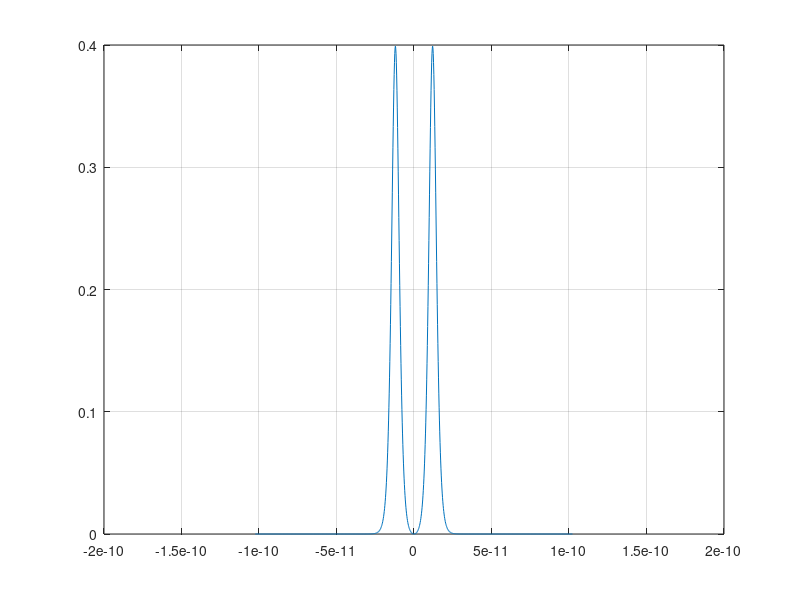

Reproduce this figure in MATLAB. (Note: this script raises an error after producing the figure.)
%%%%%%%%%%%%%%%%%%%%%%%%%%%%%%%%%%%%%%%%%%%%%%%%%%%%%%%%%%%%%%
% S O L I T O N O P T I C A L C O M M U N I C A T I O N S %
%
%
% global h0
% Gaussianpairs.m
clear;
close all
clc;
global Ts; % sampling period
global Fcar; % carrier frequency (optical frequency)
global Vw;
global w;
global tstep;
% cla reset
h0 = figure(1);

c_const = 3e8 ;
ng = 1.47;
lamda = 1.550e-6 ;
% =======================================================
% Fiber parameters
Length_SMF = 65; % Length of a span in meter
nz = Length_SMF/100;
alpha_indB = 0.0*1e-3; % attenuation (dB/km) --> dB/m
D_SMF = 1*17e-6; % GVD (ps/nm.km); if anomalous dispersion(for compensation),D is negative
n2_SMF = 1*2.6e-20; % nonlinear index (m^2/W)
Aeff_SMF = 55e-12; % effective area (m^2)
% Slope Dispersion
S_SMF = 0.06e3; % ps/(nm^2.km) in SI unit
% CALCULATED QUANTITIES of SMF
alpha_loss_SMF = 1*log(10)*alpha_indB/10; % alpha (1/m)
beta2_SMF = -D_SMF*lamda^2/(2*pi*c_const); % beta2 (ps^2/km);
% -----------------------------------------------------
% beta 3 can be calculated from the Slope Dispersion (S) as follows:]
beta3_SMF = (S_SMF - (4*pi*c_const/(lamda^3))*beta2_SMF)/ ...
((2*pi*c_const/(lamda^2))^2);
% -------------------------------------------------------
gamma_SMF = 2*pi*n2_SMF/(lamda*Aeff_SMF); % nonlinearity coefficient (km^-1.W^-1)
% =======================================================
% filter bandwidth
lamda3dB = 4.8e-9 % 1.2e-9; % 1.2nm
f3dB = lamda3dB*(1e11/0.8e-9); % Hz
% Amplifier parameters:
GssdB = 60; % (dB)
PoutsatdB = 36; % (dBm)
NF = 8; % (dB)
% EDF fiber parameters
Length_EDF = 50; % Length of a span in meter
alpha_indB = 0.0*1e-3; % attenuation (dB/km) --> dB/m
D_EDF = -7e-6; % GVD (ps/nm.km); if anomalous dispersion(for compensation),D is negative
n2_EDF = 1*2.6e-20; % nonlinear index (m^2/W)
Aeff_EDF = 45e-12; % effective area (m^2)
% Slope Dispersion
S_EDF = 0.06e3; % ps/(nm^2.km) in SIunit
% CALCULATED QUANTITIES of EDF
alpha_loss_EDF = 1*log(10)*alpha_indB/10; % alpha (1/m)
beta2_EDF = -D_EDF*lamda^2/(2*pi*c_const) % beta2 (ps^2/km);
% -----------------------------------------------------
% beta 3 can be calculated from the Slope Dispersion (S) as follows:]
beta3_EDF = (S_EDF - (4*pi*c_const/(lamda^3))*beta2_EDF)/ ...
((2*pi*c_const/(lamda^2))^2);
% -------------------------------------------------------
gamma_EDF = 2*pi*n2_EDF/(lamda*Aeff_EDF); % nonlinearity coefficient (km^-1.W^-1)
% =======================================================
% Average parameters
% Loss
loss = 8; % dB
atten = 1/10^(loss/20);
% to test dispersion let TotDisp=-2e-6, SegNum=2.5*Zo/h
% run again with U1 removed and TotDisp=2e-6
Length_total = Length_SMF+Length_EDF;
TotDisp = (D_SMF*Length_SMF+D_EDF*Length_EDF)/Length_total;
% TotDisp = 17*1e-6 ;

ro = 3e-6 ;
n2 = 3.2*1e-20 ;
Beta2 = -(TotDisp*lamda^2)/(2*pi*c_const);
Beta3 = 0 ;
Gamma = (gamma_SMF*Length_SMF+gamma_EDF*Length_EDF)/Length_total ;
% Gamma = (2*pi*n2)/(lamda*pi*ro^2) ;
alphadB = 0;
Alpha=log(10)*alphadB/(10*1000); % = field loss per meter
% =======================================================
% modulator parameters
Vpi = 6; % Volt
Vbias = 0; % Volt
Vm = 4.5; % Volt
m = Vm/Vpi; % modulation index
fm = 1e9;% modulation frequency
p0 = 2*pi/2;
% =======================================================
% Soliton pulse parameters
Norder = 1; % Order of soliton
Tfwhm = 5.4e-12;
To = Tfwhm/1.665; % Pulsewidth of gaussian
Tb = 24e-12; % Pulses distance
teta = 1*pi/2; % Relative phase difference between 2 solitons
r = 1; % Amplitude ratio
Ci = 0; % Chirping factor of pulse
qo = Tb/2/To % Space between 2 solitons
Ld = To^2/abs(Beta2)
Zo = pi*Ld/2 ;
Po = Norder^2/(Gamma*Ld);
P0 = 400e-3;
% =======================================================
Ns = 2^10;
Ts = 0.2e-12;
tstep = Ts*(-Ns/2:1:Ns/2-1);
w = fftshift((2*pi/((Ns-1)*Ts))*(-Ns/2:1:Ns/2-1));

% Usol = sqrt(P0)*(exp(-(tstep-Tb/2).^2/2/To^2).*exp(-j*teta)+r*exp(-(tstep+Tb/2).^2/2/To^2).*exp(+j*teta)).*exp(-j*Ci*tstep.^2./2/To^2);%*exp(j*(2*pi*f*ti+phiC));
% Usol = sqrt(P0).*sech(tstep./To).*exp(-j*teta).*exp(-j*Ci*tstep.^2./2/To.^2);
% Usol = sqrt(P0).*(sech(tstep./To-qo)+r.*sech(r.*(tstep./To+qo)).*exp(j*teta)).*exp(-j*Ci*tstep.^2./2/To.^2) ; %
Usol = sqrt(P0).*(sech(tstep./To-qo).*exp(-j*teta)+r.*sech(r.*(tstep./To+qo)).*exp(+j*teta)).*exp(-j*Ci*tstep.^2./2/To.^2) ;
% Usol = sqrt(P0).*(r*sech(tstep./To-qo).*exp(+j*teta)+sech(tstep./To-0)+r.*sech(r.*(tstep./To+qo)).*exp(+j*teta)).*exp(-j*Ci*tstep.^2./2/To.^2) ;
% Eo = Usol;
plot(tstep,abs(Usol).^2)
grid
ARR2(1,:) = abs(Usol).^2 ;
Up(1,:) = Usol;
pause(0.1)
% ----- Algorithm for Soliton Beam Propagation Method : Split Step Fourier Model -----%
% for a = 2:1:Block
% for b = 1:BlockSize
%
% D = -j/2*Beta2.*(j.*w).^2 + 1/6*Beta3.*(j.*w).^3 - Alpha/2 ;
% N1 = j*Gamma.*(abs(Usol)).^2 ; %-2*Gamma*OpLamda./(2*pi*c.*U1).*(j.*w.*(abs(U1).^2.*U1)) ;
% N2 = N1 ;
%
% % First half interval : dispersion operator only
% Udisp = ifft(exp(h/2.*D).* fft(Usol)) ;
%
% % Iteration process to find N2
% for c = 1:2
% Utmp = ifft( exp(h/2.*D).* fft(Usol)) ;
% UnonTmp = exp(h/2.*(N1+N2)).* Utmp ;
% U2tmp = ifft(exp(h/2.*D).* fft(UnonTmp)) ;
% N2 = j*Gamma.*(abs(U2tmp)).^2 ;
% end
%
% % Second half interval : non linear operator only (lumped)
% Unon = exp(h/2.*(N1+N2)).* Udisp ;
%
% % Whole segment propagation
% U2 = ifft(exp(h/2.*D).*fft(Unon));
% Usol=U2;
% end %b
%
% ARR2(a,:)=abs(U2).^2 ;
%
% plot1Hndl=plot(t*1e12, abs(U2).^2) ;grid; xlabel('Time(ps)');
% ylabel('P (W)');
% zz = a*BlockSize*h/1000;
% global b0
% str0=num2str(zz);
% b0 = uicontrol('Parent',h0,...
%				'Style','text','BackgroundColor',[1 1 1], ...
% 				'Units','points',...
% 				'ForegroundColor','blue',...
% 				'FontSize',10, ...
% 				'String',['z = ',str0,' km'],'Position',[500 310 100 15]);
%
% %axes(axHndl1);
% pause(0.5)
% end
% =======================================================
N_pass = 2000;
for ii = 2:N_pass
	% h1 = waitbar((ii-1)/N_pass,'The program is running...');
	% [Usol,G] = AmpSimpNoise(Usol,GssdB,PoutsatdB,NF);
	[Usol,A3d,z]=hconst(Usol,Length_EDF,5,1*beta2_EDF,1*beta3_EDF,alpha_loss_EDF,1*gamma_EDF,0); % Fiber section #1
	% Usol = GaussLPfilt(tstep,Usol,1,f3dB);
	% [Eo,A3d,z]=hconst(Eo,Length_SMF,5,1*beta2_SMF,1*beta3_SMF,alpha_loss_SMF,1*gamma_SMF,0); % Fiber section #2
	% Eo = modInt(Eo(1:N),alpha,epsilon,m,fm,0.5); % MZI modulator

	Usol = pha_mod(Usol(1:Ns),Vm,Vbias,Vpi,fm,p0); % Phase modulator
	% Usol = Usol.*exp(-j*Ci*tstep.^2./2/To.^2);
	% Usol = hpha_mod(Usol(1:Ns),Vm,Vbias,Vpi,fm,3,p0);
	% Usol = Usol*atten;
	[Usol,A3d,z]=hconst(Usol,Length_SMF,5,1*beta2_SMF,1*beta3_SMF,alpha_loss_SMF,1*gamma_SMF,0); % Fiber section #2
	% -----------------------------------------------------
	% ARR2(ii,:)=abs(Usol).^2 ;
	% Up = Usol.';
	ind = mod(ii,20);
		if ind==0
			in = round(ii/20) + 1;
			ARR2(in,:)=abs(Usol).^2 ;
			Up(in,:) = Usol;
		end
		if (ii>N_pass - 20)
			in = round(ii/20) + 1;
			ARR2(in,:)=abs(Usol).^2 ;
			Up(in,:) = Usol;
		end
	% Up(ii,:) = Usol;
	% plot1Hndl=plot(tstep*1e12, abs(Usol).^2) ;grid; xlabel('Time(ps)');
	% ylabel('P (W)');
	% -----------------------------------------------------

	% Display the number of round trips
	% global b0
	% str0 = num2str(ii);
	% b0 = uicontrol('Parent',h0,...
	%				'Style','text','BackgroundColor',[1 1 1], ...
	% 				'Units','points',...
	% 				'ForegroundColor','blue',...
	% 				'FontSize',10, ...
	% 				'String',['roundtrips = ',str0,'rounds'],
	% 				'Position',[500 310 100 15]);
	% % -----------------------------------------------------
	% pause(0.01)
	% % close(h1);
end
% Eout = Eout/atten;
% =======================================================
figure(1);
plot(tstep,abs(Usol).^2)
colormap('default')
mesh(real(abs(Up).^2),'meshstyle','row','facecolor','none');
% waterfall(ARR2);
% waterfall(abs(Up).^2);
view(17.5,42);
axis tight;
% delete solpair.mat
% save solpair5 Up tstep Po TotDisp Gamma Ld To Ci r teta Tfwhm Tb Vm Vpi
NN = size(Up,1);
figure(2);
PP = angle(Up(1,:));
Pha_tinput = unwrap(PP);
ff = -diff(Pha_tinput)/Ts;
chrate = diff(ff)/Ts;
subplot(221);
% plot (tstep*1e12,Pha_tinput);grid;
plot (tstep(1:Ns-1)*1e12,ff);grid;
% plot (tstep(2:Ns-1)*1e12,chrate);grid;
PP = angle(Up(5,:));
Pha_tinput = unwrap(PP);
ff = -diff(Pha_tinput)/Ts;
chrate = diff(ff)/Ts;
subplot(222);
% plot (tstep*1e12,Pha_tinput);grid;
plot (tstep(1:Ns-1)*1e12,ff);grid;
% plot (tstep(2:Ns-1)*1e12,chrate);grid;
in = round(NN/2);
PP = angle(Up(in,:));
Pha_tinput = unwrap(PP);
ff = -diff(Pha_tinput)/Ts;
chrate = diff(ff)/Ts;
subplot(223);
% plot (tstep*1e12,Pha_tinput);grid;
plot (tstep(1:Ns-1)*1e12,ff);grid;
% plot (tstep(2:Ns-1)*1e12,chrate);grid;
PP = angle(Up(NN,:));
Pha_tinput = unwrap(PP);
ff = -diff(Pha_tinput)/Ts;
chrate = diff(ff)/Ts;
subplot(224);
% plot (tstep*1e12,Pha_tinput);grid;
plot(tstep(1:Ns-1)*1e12,ff);grid;
% plot (tstep(2:Ns-1)*1e12,chrate);grid;
figure(3);
title('The phase evolution of soliton pairs');
subplot(221);
plot (tstep*1e12,ARR2(1,:));grid;
subplot(222);
plot (tstep*1e12,ARR2(5,:));grid;
subplot(223);
in = round(NN/2);
plot (tstep*1e12,ARR2(in,:));grid;
subplot(224);
plot (tstep*1e12,ARR2(NN,:));grid;
figure(4);
Kmag = 1;
Nplot = 100;
Uf = Up.';
Eoutfreq = fft(Uf,Ns); %(:,N1)
Eoutfreq1 = fft(Uf,Ns*Kmag); %(:,N1)
Ioutfreq = Eoutfreq1.*conj(Eoutfreq1)/(Ns*Kmag)^2;
ind = (- Nplot/2 : Nplot/2)';
freq = ind/Ts/Ns/Kmag;
ind = mod((ind + Ns*Kmag),Ns*Kmag)+1;
title('The spectrum evolution of pulse');
subplot(221)
% plot(freq,Ioutfreq(ind,1));
plot(freq,10*log10(Ioutfreq(ind,1))+30);
xlabel('Freq (Hz)');
ylabel('P (W)');
subplot(222)
% in = round(N1/4);
% plot(freq,Ioutfreq(ind,5));
plot(freq,10*log10(Ioutfreq(ind,5))+30);
xlabel('Freq (Hz)');
ylabel('P (W)');
subplot(223)
in = round(NN/2);
% plot(freq,Ioutfreq(ind,in));
plot(freq,10*log10(Ioutfreq(ind,in))+30);
xlabel('Freq (Hz)');
ylabel('P (W)');
subplot(224)
% plot(freq,Ioutfreq(ind,NN));
plot(freq,10*log10(Ioutfreq(ind,NN))+30);
xlabel('Freq (Hz)');
ylabel('P (W)');
figure(5);grid;
Pha = Vw*pi./Vpi;
% Phase change in time
dff = -diff(Pha)/Ts;
subplot(211);plot(tstep*1e12,Pha);xlabel('Time (ps)');ylabel('Phase (rad)');axis tight;
subplot(212);plot(tstep(1:Ns-1)*1e12,dff*1e-12);xlabel('Time (ps)');ylabel('Chirping (THz)');
